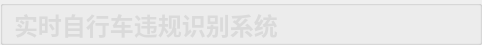
        <widget class="QGroupBox" name="groupBox">
         <property name="minimumSize">
          <size>
           <width>0</width>
           <height>45</height>
          </size>
         </property>
         <property name="maximumSize">
          <size>
           <width>16777215</width>
           <height>45</height>
          </size>
         </property>
         <property name="styleSheet">
          <string notr="true">#groupBox{
background-color: rgba(75, 75, 75, 200);
border: 0px solid #42adff;
border-left: 0px solid rgba(29, 83, 185, 255);
border-right: 0px solid rgba(29, 83, 185, 255);
border-bottom: 1px solid rgba(200, 200, 200,100);
;
border-radius:0px;}</string>
         </property>
         <property name="title">
          <string/>
         </property>
         <layout class="QHBoxLayout" name="horizontalLayout">
          <property name="spacing">
           <number>0</number>
          </property>
          <property name="topMargin">
           <number>0</number>
          </property>
          <property name="bottomMargin">
           <number>0</number>
          </property>
          <item>
           <widget class="QLabel" name="label_4">
            <property name="styleSheet">
             <string notr="true">QLabel
{
	font-size: 24px;
	font-family: &quot;Microsoft YaHei&quot;;
	font-weight: bold;
 		border-radius:9px;
		background:rgba(66, 195, 255, 0);
color: rgb(218, 218, 218);
}
</string>
            </property>
            <property name="text">
             <string>实时自行车违规识别系统</string>
            </property>
           </widget>
          </item>
          <item>
           <spacer name="horizontalSpacer">
            <property name="orientation">
             <enum>Qt::Horizontal</enum>
            </property>
            <property name="sizeHint" stdset="0">
             <size>
              <width>40</width>
              <height>20</height>
             </size>
            </property>
           </spacer>
          </item>
          <item>
           <layout class="QHBoxLayout" name="horizontalLayout_5">
            <property name="spacing">
             <number>0</number>
            </property>
            <item>
             <widget class="QPushButton" name="minButton">
              <property name="minimumSize">
               <size>
                <width>50</width>
                <height>28</height>
               </size>
              </property>
              <property name="maximumSize">
               <size>
                <width>50</width>
                <height>28</height>
               </size>
              </property>
              <property name="styleSheet">
               <string notr="true">QPushButton {
border-style: solid;
border-width: 0px;
border-radius: 0px;
background-color: rgba(223, 223, 223, 0);}
QPushButton::focus{outline: none;}
QPushButton::hover {
border-style: solid;
border-width: 0px;
border-radius: 0px;
background-color: rgba(223, 223, 223, 150);}</string>
              </property>
              <property name="text">
               <string/>
              </property>
              <property name="icon">
               <iconset resource="../apprcc.qrc">
                <normaloff>:/img/icon/最小化.png</normaloff>:/img/icon/最小化.png</iconset>
              </property>
             </widget>
            </item>
            <item>
             <widget class="QPushButton" name="maxButton">
              <property name="minimumSize">
               <size>
                <width>50</width>
                <height>28</height>
               </size>
              </property>
              <property name="maximumSize">
               <size>
                <width>50</width>
                <height>28</height>
               </size>
              </property>
              <property name="styleSheet">
               <string notr="true">QPushButton {
border-style: solid;
border-width: 0px;
border-radius: 0px;
background-color: rgba(223, 223, 223, 0);}
QPushButton::focus{outline: none;}
QPushButton::hover {
border-style: solid;
border-width: 0px;
border-radius: 0px;
background-color: rgba(223, 223, 223, 150);}</string>
              </property>
              <property name="text">
               <string/>
              </property>
              <property name="icon">
               <iconset resource="../apprcc.qrc">
                <normaloff>:/img/icon/正方形.png</normaloff>
                <activeon>:/img/icon/还原.png</activeon>
                <selectedon>:/img/icon/还原.png</selectedon>:/img/icon/正方形.png</iconset>
              </property>
              <property name="checkable">
               <bool>true</bool>
              </property>
             </widget>
            </item>
            <item>
             <widget class="QPushButton" name="closeButton">
              <property name="minimumSize">
               <size>
                <width>50</width>
                <height>28</height>
               </size>
              </property>
              <property name="maximumSize">
               <size>
                <width>50</width>
                <height>28</height>
               </size>
              </property>
              <property name="styleSheet">
               <string notr="true">QPushButton {
border-style: solid;
border-width: 0px;
border-radius: 0px;
background-color: rgba(223, 223, 223, 0);}
QPushButton::focus{outline: none;}
QPushButton::hover {
border-style: solid;
border-width: 0px;
border-radius: 0px;
background-color: rgba(223, 223, 223, 150);}</string>
              </property>
              <property name="text">
               <string/>
              </property>
              <property name="icon">
               <iconset resource="../apprcc.qrc">
                <normaloff>:/img/icon/关闭.png</normaloff>:/img/icon/关闭.png</iconset>
              </property>
             </widget>
            </item>
           </layout>
          </item>
         </layout>
        </widget>
